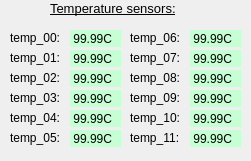
    <widget class="QFrame" name="temp_details_hu">
     <property name="geometry">
      <rect>
       <x>270</x>
       <y>0</y>
       <width>251</width>
       <height>161</height>
      </rect>
     </property>
     <property name="frameShape">
      <enum>QFrame::NoFrame</enum>
     </property>
     <property name="frameShadow">
      <enum>QFrame::Raised</enum>
     </property>
     <widget class="QLabel" name="label_72">
      <property name="geometry">
       <rect>
        <x>50</x>
        <y>0</y>
        <width>151</width>
        <height>16</height>
       </rect>
      </property>
      <property name="font">
       <font>
        <pointsize>10</pointsize>
        <underline>true</underline>
       </font>
      </property>
      <property name="text">
       <string>Temperature sensors:</string>
      </property>
     </widget>
     <widget class="QLabel" name="label_73">
      <property name="geometry">
       <rect>
        <x>10</x>
        <y>30</y>
        <width>61</width>
        <height>16</height>
       </rect>
      </property>
      <property name="text">
       <string>temp_00:</string>
      </property>
     </widget>
     <widget class="TaurusLabel" name="taurusLabel_40">
      <property name="geometry">
       <rect>
        <x>70</x>
        <y>30</y>
        <width>51</width>
        <height>17</height>
       </rect>
      </property>
      <property name="styleSheet">
       <string notr="true">background-color: rgb(198, 255, 212);</string>
      </property>
      <property name="text">
       <string> 99.99C</string>
      </property>
      <property name="model">
       <string>epfl/vds/3/temp_00</string>
      </property>
      <property name="prefixText">
       <string/>
      </property>
      <property name="suffixText">
       <string>C</string>
      </property>
     </widget>
     <widget class="TaurusLabel" name="taurusLabel_41">
      <property name="geometry">
       <rect>
        <x>70</x>
        <y>50</y>
        <width>51</width>
        <height>17</height>
       </rect>
      </property>
      <property name="styleSheet">
       <string notr="true">background-color: rgb(198, 255, 212);</string>
      </property>
      <property name="text">
       <string> 99.99C</string>
      </property>
      <property name="model">
       <string>epfl/vds/3/temp_01</string>
      </property>
      <property name="prefixText">
       <string/>
      </property>
      <property name="suffixText">
       <string>C</string>
      </property>
     </widget>
     <widget class="QLabel" name="label_74">
      <property name="geometry">
       <rect>
        <x>10</x>
        <y>50</y>
        <width>61</width>
        <height>16</height>
       </rect>
      </property>
      <property name="text">
       <string>temp_01:</string>
      </property>
     </widget>
     <widget class="TaurusLabel" name="taurusLabel_42">
      <property name="geometry">
       <rect>
        <x>70</x>
        <y>70</y>
        <width>51</width>
        <height>17</height>
       </rect>
      </property>
      <property name="styleSheet">
       <string notr="true">background-color: rgb(198, 255, 212);</string>
      </property>
      <property name="text">
       <string> 99.99C</string>
      </property>
      <property name="model">
       <string>epfl/vds/3/temp_02</string>
      </property>
      <property name="prefixText">
       <string/>
      </property>
      <property name="suffixText">
       <string>C</string>
      </property>
     </widget>
     <widget class="QLabel" name="label_75">
      <property name="geometry">
       <rect>
        <x>10</x>
        <y>70</y>
        <width>61</width>
        <height>16</height>
       </rect>
      </property>
      <property name="text">
       <string>temp_02:</string>
      </property>
     </widget>
     <widget class="TaurusLabel" name="taurusLabel_43">
      <property name="geometry">
       <rect>
        <x>70</x>
        <y>90</y>
        <width>51</width>
        <height>17</height>
       </rect>
      </property>
      <property name="styleSheet">
       <string notr="true">background-color: rgb(198, 255, 212);</string>
      </property>
      <property name="text">
       <string> 99.99C</string>
      </property>
      <property name="model">
       <string>epfl/vds/3/temp_03</string>
      </property>
      <property name="prefixText">
       <string/>
      </property>
      <property name="suffixText">
       <string>C</string>
      </property>
     </widget>
     <widget class="QLabel" name="label_76">
      <property name="geometry">
       <rect>
        <x>10</x>
        <y>90</y>
        <width>61</width>
        <height>16</height>
       </rect>
      </property>
      <property name="text">
       <string>temp_03:</string>
      </property>
     </widget>
     <widget class="TaurusLabel" name="taurusLabel_44">
      <property name="geometry">
       <rect>
        <x>70</x>
        <y>110</y>
        <width>51</width>
        <height>17</height>
       </rect>
      </property>
      <property name="styleSheet">
       <string notr="true">background-color: rgb(198, 255, 212);</string>
      </property>
      <property name="text">
       <string> 99.99C</string>
      </property>
      <property name="model">
       <string>epfl/vds/3/temp_04</string>
      </property>
      <property name="prefixText">
       <string/>
      </property>
      <property name="suffixText">
       <string>C</string>
      </property>
     </widget>
     <widget class="QLabel" name="label_77">
      <property name="geometry">
       <rect>
        <x>10</x>
        <y>110</y>
        <width>61</width>
        <height>16</height>
       </rect>
      </property>
      <property name="text">
       <string>temp_04:</string>
      </property>
     </widget>
     <widget class="TaurusLabel" name="taurusLabel_45">
      <property name="geometry">
       <rect>
        <x>70</x>
        <y>130</y>
        <width>51</width>
        <height>17</height>
       </rect>
      </property>
      <property name="styleSheet">
       <string notr="true">background-color: rgb(198, 255, 212);</string>
      </property>
      <property name="text">
       <string> 99.99C</string>
      </property>
      <property name="model">
       <string>epfl/vds/3/temp_05</string>
      </property>
      <property name="prefixText">
       <string/>
      </property>
      <property name="suffixText">
       <string>C</string>
      </property>
     </widget>
     <widget class="QLabel" name="label_78">
      <property name="geometry">
       <rect>
        <x>10</x>
        <y>130</y>
        <width>61</width>
        <height>16</height>
       </rect>
      </property>
      <property name="text">
       <string>temp_05:</string>
      </property>
     </widget>
     <widget class="TaurusLabel" name="taurusLabel_46">
      <property name="geometry">
       <rect>
        <x>190</x>
        <y>30</y>
        <width>51</width>
        <height>17</height>
       </rect>
      </property>
      <property name="styleSheet">
       <string notr="true">background-color: rgb(198, 255, 212);</string>
      </property>
      <property name="text">
       <string> 99.99C</string>
      </property>
      <property name="model">
       <string>epfl/vds/3/temp_06</string>
      </property>
      <property name="prefixText">
       <string/>
      </property>
      <property name="suffixText">
       <string>C</string>
      </property>
     </widget>
     <widget class="QLabel" name="label_79">
      <property name="geometry">
       <rect>
        <x>130</x>
        <y>30</y>
        <width>61</width>
        <height>16</height>
       </rect>
      </property>
      <property name="text">
       <string>temp_06:</string>
      </property>
     </widget>
     <widget class="TaurusLabel" name="taurusLabel_47">
      <property name="geometry">
       <rect>
        <x>190</x>
        <y>50</y>
        <width>51</width>
        <height>17</height>
       </rect>
      </property>
      <property name="styleSheet">
       <string notr="true">background-color: rgb(198, 255, 212);</string>
      </property>
      <property name="text">
       <string> 99.99C</string>
      </property>
      <property name="model">
       <string>epfl/vds/3/temp_07</string>
      </property>
      <property name="prefixText">
       <string/>
      </property>
      <property name="suffixText">
       <string>C</string>
      </property>
     </widget>
     <widget class="QLabel" name="label_80">
      <property name="geometry">
       <rect>
        <x>130</x>
        <y>50</y>
        <width>61</width>
        <height>16</height>
       </rect>
      </property>
      <property name="text">
       <string>temp_07:</string>
      </property>
     </widget>
     <widget class="TaurusLabel" name="taurusLabel_48">
      <property name="geometry">
       <rect>
        <x>190</x>
        <y>70</y>
        <width>51</width>
        <height>17</height>
       </rect>
      </property>
      <property name="styleSheet">
       <string notr="true">background-color: rgb(198, 255, 212);</string>
      </property>
      <property name="text">
       <string> 99.99C</string>
      </property>
      <property name="model">
       <string>epfl/vds/3/temp_08</string>
      </property>
      <property name="prefixText">
       <string/>
      </property>
      <property name="suffixText">
       <string>C</string>
      </property>
     </widget>
     <widget class="QLabel" name="label_81">
      <property name="geometry">
       <rect>
        <x>130</x>
        <y>70</y>
        <width>61</width>
        <height>16</height>
       </rect>
      </property>
      <property name="text">
       <string>temp_08:</string>
      </property>
     </widget>
     <widget class="TaurusLabel" name="taurusLabel_49">
      <property name="geometry">
       <rect>
        <x>190</x>
        <y>90</y>
        <width>51</width>
        <height>17</height>
       </rect>
      </property>
      <property name="styleSheet">
       <string notr="true">background-color: rgb(198, 255, 212);</string>
      </property>
      <property name="text">
       <string> 99.99C</string>
      </property>
      <property name="model">
       <string>epfl/vds/3/temp_09</string>
      </property>
      <property name="prefixText">
       <string/>
      </property>
      <property name="suffixText">
       <string>C</string>
      </property>
     </widget>
     <widget class="QLabel" name="label_82">
      <property name="geometry">
       <rect>
        <x>130</x>
        <y>90</y>
        <width>61</width>
        <height>16</height>
       </rect>
      </property>
      <property name="text">
       <string>temp_09:</string>
      </property>
     </widget>
     <widget class="TaurusLabel" name="taurusLabel_50">
      <property name="geometry">
       <rect>
        <x>190</x>
        <y>110</y>
        <width>51</width>
        <height>17</height>
       </rect>
      </property>
      <property name="styleSheet">
       <string notr="true">background-color: rgb(198, 255, 212);</string>
      </property>
      <property name="text">
       <string> 99.99C</string>
      </property>
      <property name="model">
       <string>epfl/vds/3/temp_10</string>
      </property>
      <property name="prefixText">
       <string/>
      </property>
      <property name="suffixText">
       <string>C</string>
      </property>
     </widget>
     <widget class="QLabel" name="label_83">
      <property name="geometry">
       <rect>
        <x>130</x>
        <y>110</y>
        <width>61</width>
        <height>16</height>
       </rect>
      </property>
      <property name="text">
       <string>temp_10:</string>
      </property>
     </widget>
     <widget class="TaurusLabel" name="taurusLabel_51">
      <property name="geometry">
       <rect>
        <x>190</x>
        <y>130</y>
        <width>51</width>
        <height>17</height>
       </rect>
      </property>
      <property name="styleSheet">
       <string notr="true">background-color: rgb(198, 255, 212);</string>
      </property>
      <property name="text">
       <string> 99.99C</string>
      </property>
      <property name="model">
       <string>epfl/vds/3/temp_11</string>
      </property>
      <property name="prefixText">
       <string/>
      </property>
      <property name="suffixText">
       <string>C</string>
      </property>
     </widget>
     <widget class="QLabel" name="label_84">
      <property name="geometry">
       <rect>
        <x>130</x>
        <y>130</y>
        <width>61</width>
        <height>16</height>
       </rect>
      </property>
      <property name="text">
       <string>temp_11:</string>
      </property>
     </widget>
    </widget>
